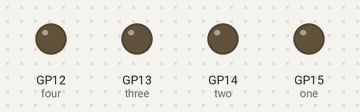
A program run on a simulated Raspberry Pi Pico running MicroPython. Parts: output pins drawn as LEDs (lit = HIGH). The interpreter's speed is modelled, so counts of loop turns are approximate.

Above: at 0.5 s.
At 2.5 s:
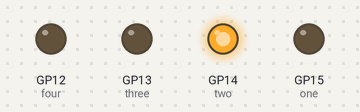
At 4.5 s:
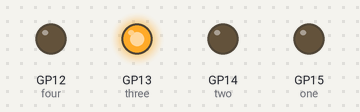
At 9.5 s:
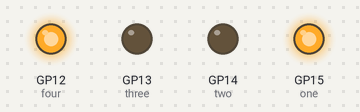
At 14.5 s:
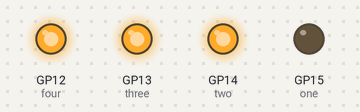
At 19.5 s:
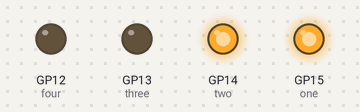
Timing chart, 0 to 20.8 s (numbered marks = the images above):
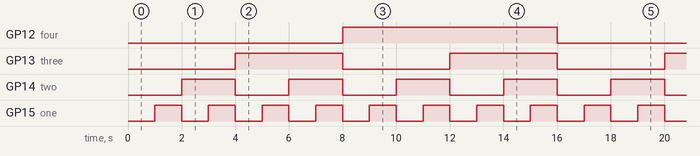

The program:

binaryCounter.py
```python
from machine import Pin
from time import sleep

four = Pin(12, Pin.OUT)
three = Pin(13, Pin.OUT)
two = Pin(14, Pin.OUT)
one = Pin(15, Pin.OUT)

lights = [four, three, two, one]


def toBinary(num):
    if num==1:
        return "1"
    elif num==0:
        return "0"

    return toBinary(num//2) + str(num%2)

def assignToLights(num):
    binValue = toBinary(num)
    while len(binValue) < 4:
        binValue = "0" + binValue

    for i in range(0, len(binValue)):
        lights[i].value(int(binValue[i]))


count = 0
while True:
    if count > 15:
        count = 0
    assignToLights(count)
    sleep(1)
    count+=1
```

Measured:
- by itself, GP12 (four): alternates HIGH for 8.0 s and LOW for 8.0 s
- by itself, GP13 (three): alternates HIGH for 4.0 s and LOW for 4.0 s
- by itself, GP14 (two): alternates HIGH for 2.0 s and LOW for 2.0 s
- by itself, GP15 (one): alternates HIGH for 1.0 s and LOW for 1.0 s
